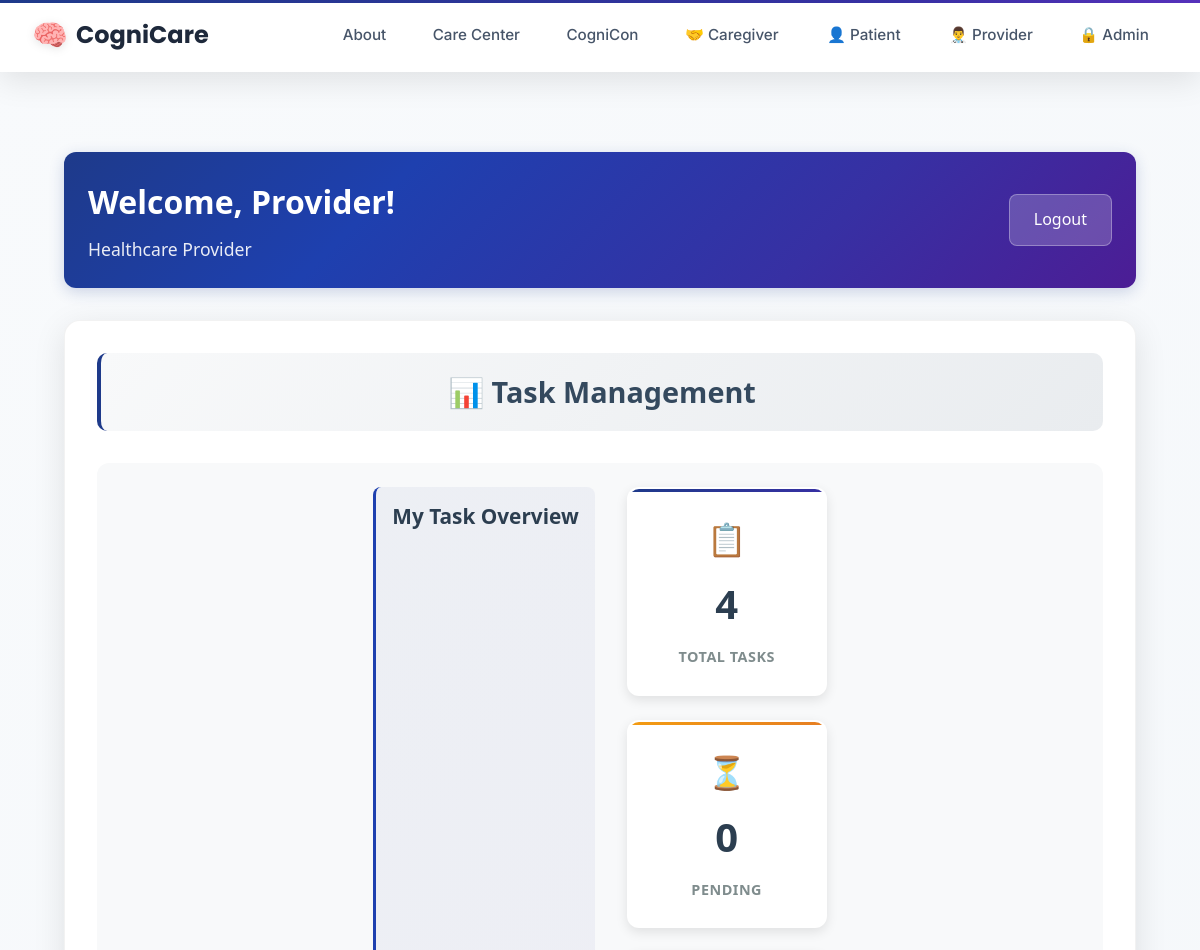
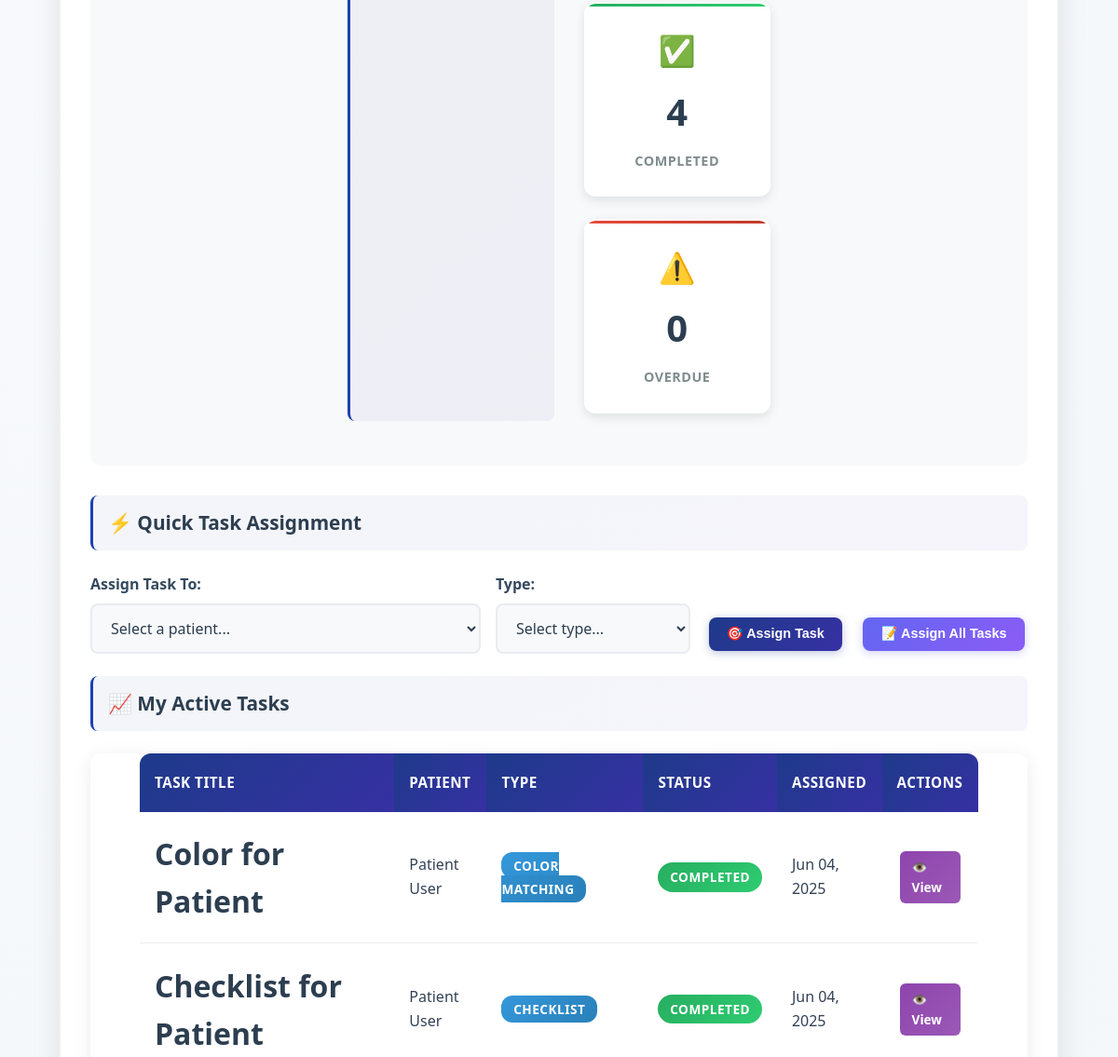
/provider-dashboard/ (signed in, upper part), run on an earlier commit of the app's database (2 pictures, top to bottom).
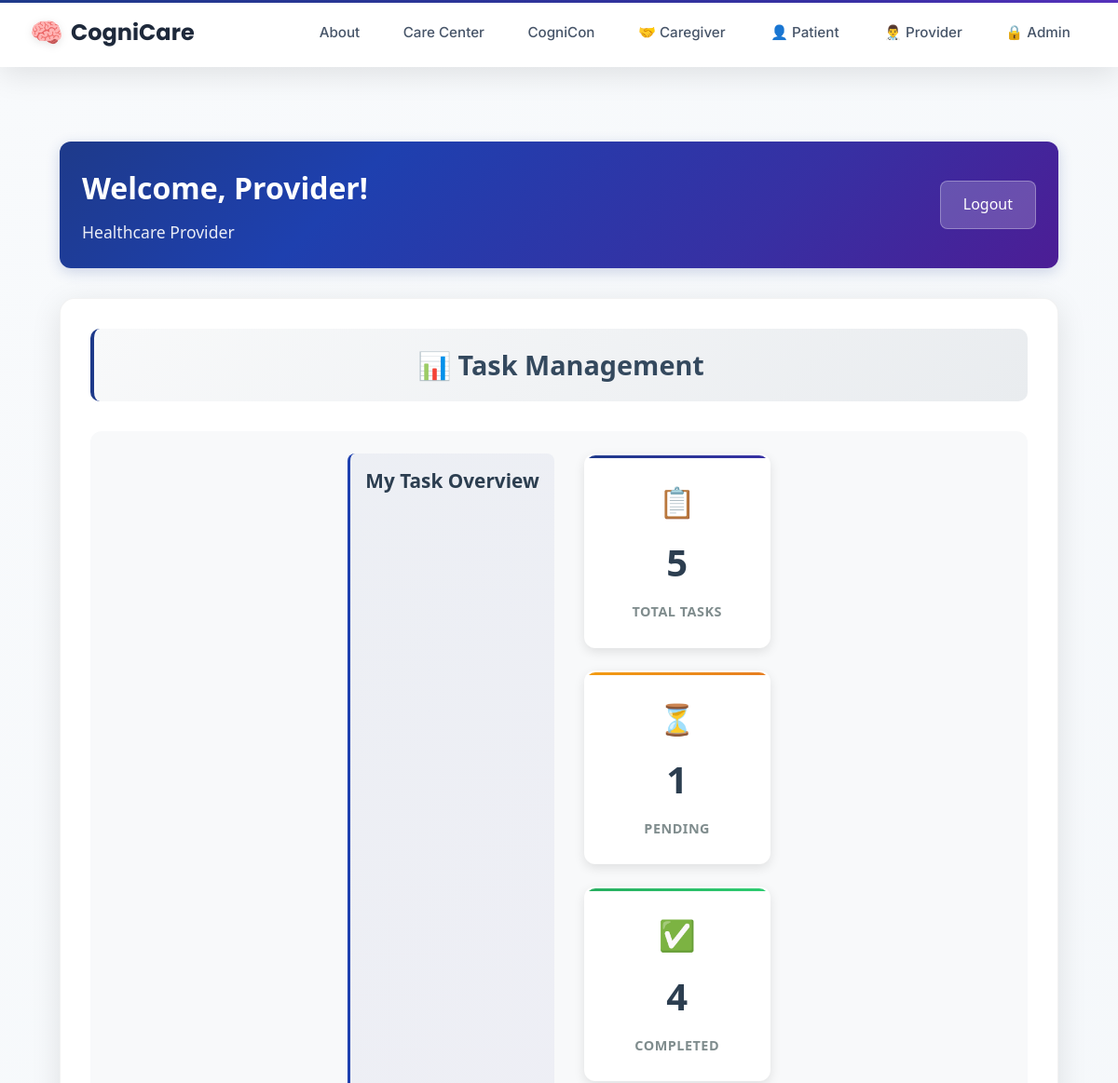
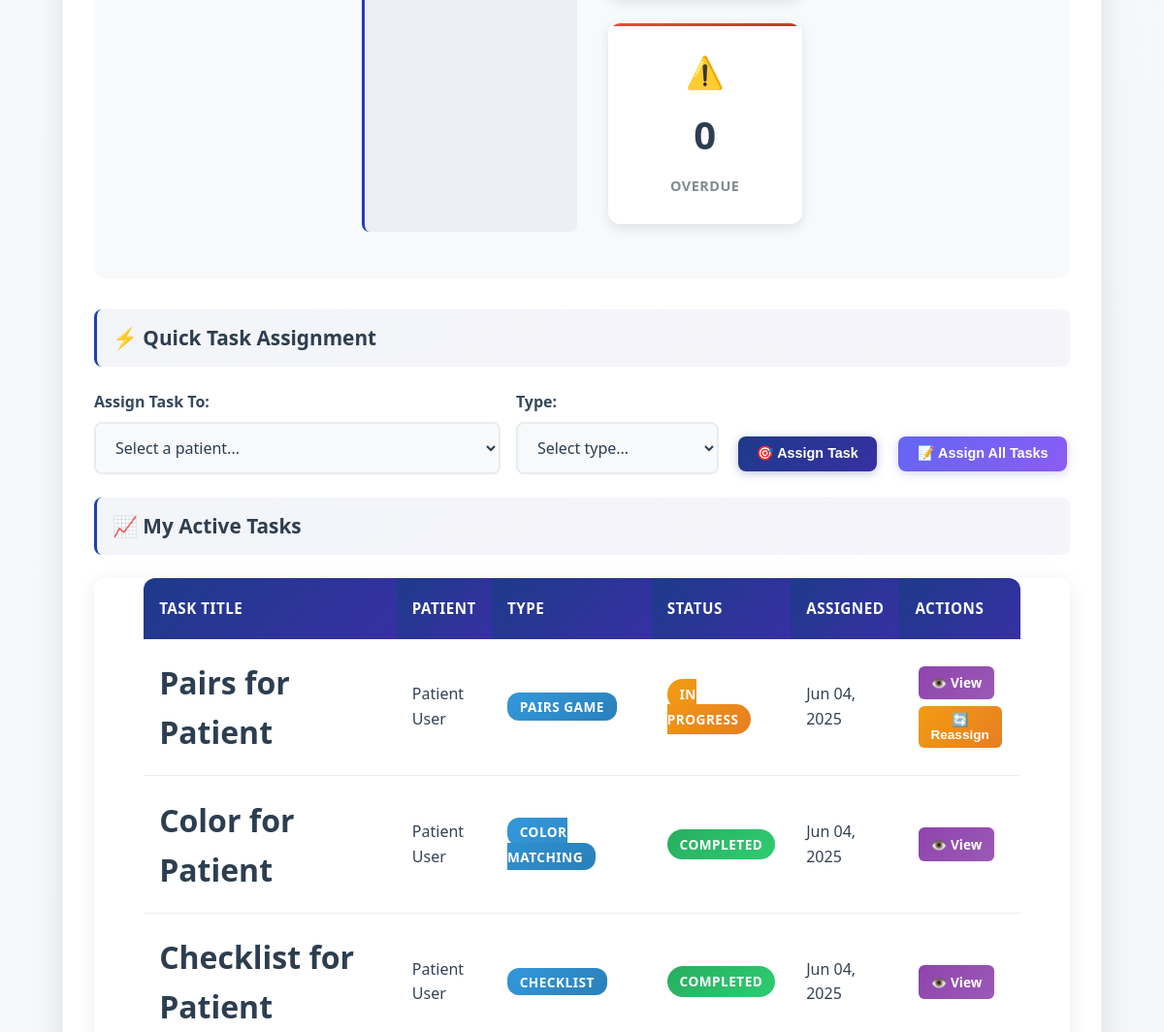
And on a later commit of the database (2 pictures, top to bottom).
### taskmanager/models.py (models this page shows, shortened)
class Task(models.Model):
    title = models.CharField(max_length=200)
    description = models.TextField(blank=True, null=True)
    task_type = models.CharField(max_length=50, choices=TASK_TYPES)
    assigned_by = models.ForeignKey(UserProfile, on_delete=models.CASCADE, related_name='assigned_tasks')
    assigned_to = models.ForeignKey(UserProfile, on_delete=models.CASCADE, related_name='received_tasks')
    status = models.CharField(max_length=20, choices=TASK_STATUS, default='assigned')
    created_at = models.DateTimeField(auto_now_add=True)
    assigned_at = models.DateTimeField(auto_now_add=True)
    due_date = models.DateTimeField(null=True, blank=True)
    completed_at = models.DateTimeField(null=True, blank=True)
    task_config = models.JSONField(default=dict, blank=True)
    class Meta:
        ordering = ['-created_at']

### users/models.py (models this page shows, shortened)
class UserProfile(models.Model):
    USER_TYPES = (
        ('admin', 'Administrator'),
        ('provider', 'Healthcare Provider'),
        ('caregiver', 'Caregiver'),
        ('patient', 'Patient'),
    )
    user = models.OneToOneField(User, on_delete=models.CASCADE, related_name='profile')
    user_type = models.CharField(max_length=20, choices=USER_TYPES)
    provider = models.ForeignKey('self', on_delete=models.SET_NULL, null=True, blank=True,
                                related_name='managed_patients', limit_choices_to={'user_type': 'provider'})
    patient = models.ForeignKey('self', on_delete=models.SET_NULL, null=True, blank=True,
                               related_name='caregivers', limit_choices_to={'user_type': 'patient'})
    linked_patients = models.ManyToManyField(
        'self',
        symmetrical=False,
        related_name='linked_caregivers',
        limit_choices_to={'user_type': 'patient'},
        blank=True,
        help_text="Patients this caregiver can access"
    )

### users/views.py (the view, shortened to what this page needs)
# urls.py: path('provider-dashboard/', views.provider_dashboard, name='provider_dashboard'),
@login_required
def provider_dashboard(request):
    if not hasattr(request.user, 'profile') or request.user.profile.user_type != 'provider':
        messages.error(request, 'You do not have permission to access the provider dashboard.')
        return redirect('home')
    provider_profile = request.user.profile
    patients = UserProfile.objects.filter(user_type='patient', provider=provider_profile)
    provider_patient_ids = patients.values_list('id', flat=True)
    caregivers = UserProfile.objects.filter(
        user_type='caregiver',
        patient__in=provider_patient_ids
    )
    task_statistics = get_provider_task_statistics(provider_profile)
    recent_tasks = Task.objects.filter(
        assigned_by=provider_profile
    ).select_related('assigned_to__user').order_by('-created_at')[:10]
    selected_patient = None
    patient_tasks = []
    context = {
        'user': request.user,
        'user_type': 'Healthcare Provider',
        'patients': patients,
        'caregivers': caregivers,
        'recent_tasks': recent_tasks,
        'task_types': TASK_TYPES,  # Use the constant directly
        **task_statistics,
        'selected_patient': selected_patient,
        'patient_tasks': patient_tasks,
    }
    return render(request, 'dashboards/provider_dashboard.html', context)

### taskmanager/views.py (called while the page is built)
def get_provider_task_statistics(provider_profile):
    provider_tasks = Task.objects.filter(assigned_by=provider_profile)
    return {
        'my_total_tasks': provider_tasks.count(),
        'my_pending_tasks': provider_tasks.filter(status__in=['assigned', 'in_progress']).count(),
        'my_completed_tasks': provider_tasks.filter(status='completed').count(),
        'my_overdue_tasks': provider_tasks.filter(status='overdue').count(),
    }

### templates/dashboards/provider_dashboard.html (shortened to what the changed rows need)
{% extends 'layouts/base.html' %}
{% block content %}
<div class="dashboard-container">
    <div class="dashboard-header">
        <div class="header-info">
    <h1>Welcome, {{ user.first_name }}!</h1>
        </div>
    </div>
    <div class="provider-dashboard">
        <div class="dashboard-section">
            <h2 class="section-title">📊 Task Management</h2>
            <div class="task-management-section">
                <div class="task-stats">
                    <div class="stats-grid">
                        <div class="stat-card total">
                            <div class="stat-icon">📋</div>
                            <span class="stat-number">{{ my_total_tasks|default:0 }}</span>
                            <span class="stat-label">Total Tasks</span>
                        </div>
                        <div class="stat-card pending">
                            <div class="stat-icon">⏳</div>
                            <span class="stat-number">{{ my_pending_tasks|default:0 }}</span>
                            <span class="stat-label">Pending</span>
                        </div>
                    </div>
                </div>
                <div class="active-tasks-section">
                    <div class="table-container">
                        <table class="enhanced-table">
                            <thead>
                                <tr>
                                    <th>Task Title</th>
                                    <th>Patient</th>
                                    <th>Type</th>
                                    <th>Status</th>
                                    <th>Assigned</th>
                                    <th>Actions</th>
                                </tr>
                            </thead>
                            <tbody>
                                {% if recent_tasks %}
                                    {% for task in recent_tasks %}
                                    <tr>
                                        <td class="task-title">{{ task.title }}</td>
                                        <td>{{ task.assigned_to.user.first_name }} {{ task.assigned_to.user.last_name }}</td>
                                        <td><span class="task-type-badge">{{ task.get_task_type_display }}</span></td>
                                        <td><span class="status-badge status-{{ task.status }}">{{ task.get_status_display }}</span></td>
                                        <td>{{ task.assigned_at|date:"M d, Y" }}</td>
                                        <td class="task-actions">
                                            <a href="{% url 'taskmanager:task_results' task.id %}" class="action-link view-link">👁️ View</a>
                                            {% if task.status != 'completed' %}
                                            <button type="button" onclick="reassignTask({{ task.id }})" class="action-link reassign-link">🔄 Reassign</button>
                                            {% endif %}
                                        </td>
                                    </tr>
                                    {% endfor %}
                                {% else %}
                                    <tr>
                                        <td colspan="6" class="no-tasks-row">📋 No tasks assigned yet</td>
                                    </tr>
                                {% endif %}
                            </tbody>
                        </table>
                    </div>
                </div>
            </div>
        </div>
    </div>
</div>
{% endblock %}

What changed in the data, as far as the page shows it:
added Task: title "Pairs for Patient", assigned_to.user.first_name "Patient", assigned_to.user.last_name "User", task_type "PAIRS GAME", status "IN PROGRESS", assigned_at "Jun 04, 2025"
Also different on the page:
{{ my_total_tasks|default:0 }}: "4" → "5"
{{ my_pending_tasks|default:0 }}: "0" → "1"
